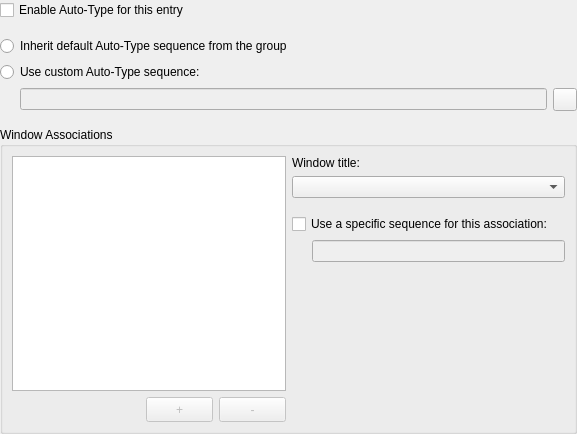
<?xml version="1.0" encoding="UTF-8"?>
<ui version="4.0">
 <class>EditEntryWidgetAutoType</class>
 <widget class="QWidget" name="EditEntryWidgetAutoType">
  <property name="geometry">
   <rect>
    <x>0</x>
    <y>0</y>
    <width>577</width>
    <height>434</height>
   </rect>
  </property>
  <layout class="QVBoxLayout" name="verticalLayout_2">
   <property name="leftMargin">
    <number>0</number>
   </property>
   <property name="topMargin">
    <number>0</number>
   </property>
   <property name="rightMargin">
    <number>0</number>
   </property>
   <property name="bottomMargin">
    <number>0</number>
   </property>
   <item>
    <widget class="QCheckBox" name="enableButton">
     <property name="text">
      <string>Enable Auto-Type for this entry</string>
     </property>
    </widget>
   </item>
   <item>
    <spacer name="verticalSpacer_2">
     <property name="orientation">
      <enum>Qt::Vertical</enum>
     </property>
     <property name="sizeType">
      <enum>QSizePolicy::Fixed</enum>
     </property>
     <property name="sizeHint" stdset="0">
      <size>
       <width>1</width>
       <height>10</height>
      </size>
     </property>
    </spacer>
   </item>
   <item>
    <widget class="QRadioButton" name="inheritSequenceButton">
     <property name="text">
      <string>Inherit default Auto-Type sequence from the group</string>
     </property>
    </widget>
   </item>
   <item>
    <widget class="QRadioButton" name="customSequenceButton">
     <property name="text">
      <string>Use custom Auto-Type sequence:</string>
     </property>
    </widget>
   </item>
   <item>
    <layout class="QHBoxLayout" name="horizontalLayout">
     <item>
      <spacer name="horizontalSpacer">
       <property name="orientation">
        <enum>Qt::Horizontal</enum>
       </property>
       <property name="sizeType">
        <enum>QSizePolicy::Fixed</enum>
       </property>
       <property name="sizeHint" stdset="0">
        <size>
         <width>20</width>
         <height>1</height>
        </size>
       </property>
      </spacer>
     </item>
     <item>
      <widget class="QLineEdit" name="sequenceEdit">
       <property name="enabled">
        <bool>false</bool>
       </property>
       <property name="accessibleName">
        <string>Custom Auto-Type sequence</string>
       </property>
      </widget>
     </item>
     <item>
      <widget class="QToolButton" name="openHelpButton">
       <property name="toolTip">
        <string>Open Auto-Type help webpage</string>
       </property>
       <property name="accessibleName">
        <string>Open Auto-Type help webpage</string>
       </property>
       <property name="text">
        <string/>
       </property>
      </widget>
     </item>
    </layout>
   </item>
   <item>
    <spacer name="verticalSpacer_4">
     <property name="orientation">
      <enum>Qt::Vertical</enum>
     </property>
     <property name="sizeType">
      <enum>QSizePolicy::Fixed</enum>
     </property>
     <property name="sizeHint" stdset="0">
      <size>
       <width>20</width>
       <height>10</height>
      </size>
     </property>
    </spacer>
   </item>
   <item>
    <widget class="QGroupBox" name="windowsBox">
     <property name="title">
      <string>Window Associations</string>
     </property>
     <layout class="QHBoxLayout" name="horizontalLayout_5">
      <item>
       <layout class="QVBoxLayout" name="verticalLayout_3">
        <item>
         <widget class="QTreeView" name="assocView">
          <property name="accessibleName">
           <string>Existing window associations</string>
          </property>
          <property name="rootIsDecorated">
           <bool>false</bool>
          </property>
          <property name="uniformRowHeights">
           <bool>true</bool>
          </property>
          <property name="sortingEnabled">
           <bool>false</bool>
          </property>
          <attribute name="headerVisible">
           <bool>false</bool>
          </attribute>
         </widget>
        </item>
        <item>
         <layout class="QHBoxLayout" name="horizontalLayout_4" stretch="2,1,1">
          <item>
           <spacer name="horizontalSpacer_3">
            <property name="orientation">
             <enum>Qt::Horizontal</enum>
            </property>
            <property name="sizeHint" stdset="0">
             <size>
              <width>40</width>
              <height>20</height>
             </size>
            </property>
           </spacer>
          </item>
          <item>
           <widget class="QToolButton" name="assocAddButton">
            <property name="enabled">
             <bool>false</bool>
            </property>
            <property name="sizePolicy">
             <sizepolicy hsizetype="Preferred" vsizetype="Preferred">
              <horstretch>0</horstretch>
              <verstretch>0</verstretch>
             </sizepolicy>
            </property>
            <property name="minimumSize">
             <size>
              <width>0</width>
              <height>25</height>
             </size>
            </property>
            <property name="toolTip">
             <string>Add new window association</string>
            </property>
            <property name="accessibleName">
             <string>Add new window association</string>
            </property>
            <property name="text">
             <string comment="Add item">+</string>
            </property>
           </widget>
          </item>
          <item>
           <widget class="QToolButton" name="assocRemoveButton">
            <property name="enabled">
             <bool>false</bool>
            </property>
            <property name="sizePolicy">
             <sizepolicy hsizetype="Preferred" vsizetype="Preferred">
              <horstretch>0</horstretch>
              <verstretch>0</verstretch>
             </sizepolicy>
            </property>
            <property name="minimumSize">
             <size>
              <width>0</width>
              <height>25</height>
             </size>
            </property>
            <property name="toolTip">
             <string>Remove selected window association</string>
            </property>
            <property name="accessibleName">
             <string>Remove selected window association</string>
            </property>
            <property name="text">
             <string comment="Remove item">-</string>
            </property>
           </widget>
          </item>
         </layout>
        </item>
       </layout>
      </item>
      <item>
       <layout class="QVBoxLayout" name="verticalLayout">
        <item>
         <widget class="QLabel" name="windowTitleLabel">
          <property name="text">
           <string>Window title:</string>
          </property>
         </widget>
        </item>
        <item>
         <widget class="WindowSelectComboBox" name="windowTitleCombo">
          <property name="toolTip">
           <string>You can use an asterisk (*) to match everything</string>
          </property>
          <property name="accessibleName">
           <string>Set the window association title</string>
          </property>
          <property name="accessibleDescription">
           <string>You can use an asterisk to match everything</string>
          </property>
         </widget>
        </item>
        <item>
         <spacer name="verticalSpacer_3">
          <property name="orientation">
           <enum>Qt::Vertical</enum>
          </property>
          <property name="sizeType">
           <enum>QSizePolicy::Fixed</enum>
          </property>
          <property name="sizeHint" stdset="0">
           <size>
            <width>1</width>
            <height>10</height>
           </size>
          </property>
         </spacer>
        </item>
        <item>
         <widget class="QCheckBox" name="customWindowSequenceButton">
          <property name="text">
           <string>Use a specific sequence for this association:</string>
          </property>
         </widget>
        </item>
        <item>
         <layout class="QHBoxLayout" name="horizontalLayout_2">
          <item>
           <spacer name="horizontalSpacer_2">
            <property name="orientation">
             <enum>Qt::Horizontal</enum>
            </property>
            <property name="sizeType">
             <enum>QSizePolicy::Fixed</enum>
            </property>
            <property name="sizeHint" stdset="0">
             <size>
              <width>20</width>
              <height>1</height>
             </size>
            </property>
           </spacer>
          </item>
          <item>
           <widget class="QLineEdit" name="windowSequenceEdit">
            <property name="enabled">
             <bool>false</bool>
            </property>
            <property name="accessibleName">
             <string>Custom Auto-Type sequence for this window</string>
            </property>
           </widget>
          </item>
         </layout>
        </item>
        <item>
         <spacer name="verticalSpacer">
          <property name="orientation">
           <enum>Qt::Vertical</enum>
          </property>
          <property name="sizeHint" stdset="0">
           <size>
            <width>20</width>
            <height>40</height>
           </size>
          </property>
         </spacer>
        </item>
       </layout>
      </item>
     </layout>
    </widget>
   </item>
  </layout>
 </widget>
 <customwidgets>
  <customwidget>
   <class>WindowSelectComboBox</class>
   <extends>QComboBox</extends>
   <header>autotype/WindowSelectComboBox.h</header>
  </customwidget>
 </customwidgets>
 <tabstops>
  <tabstop>enableButton</tabstop>
  <tabstop>inheritSequenceButton</tabstop>
  <tabstop>customSequenceButton</tabstop>
  <tabstop>sequenceEdit</tabstop>
  <tabstop>openHelpButton</tabstop>
  <tabstop>assocView</tabstop>
  <tabstop>windowTitleCombo</tabstop>
  <tabstop>customWindowSequenceButton</tabstop>
  <tabstop>windowSequenceEdit</tabstop>
  <tabstop>assocAddButton</tabstop>
  <tabstop>assocRemoveButton</tabstop>
 </tabstops>
 <resources/>
 <connections/>
</ui>
